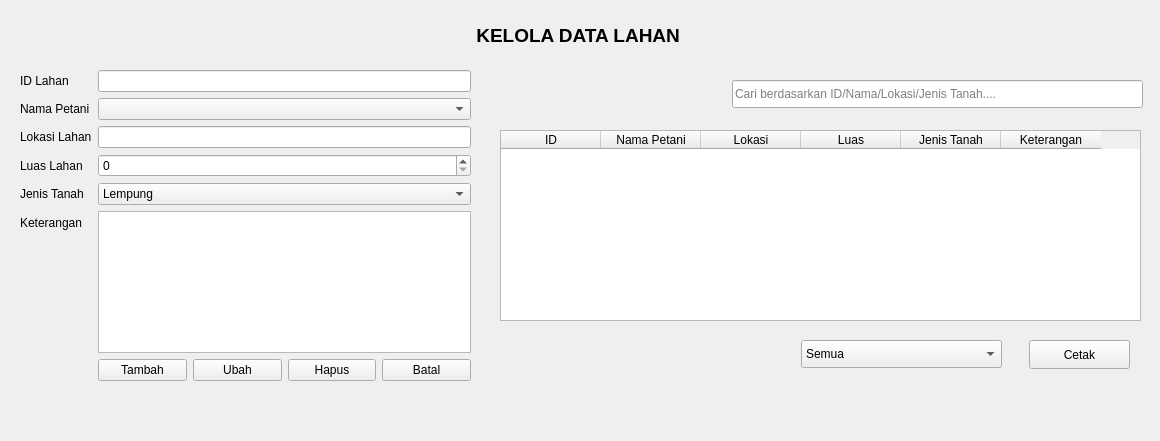
<?xml version="1.0" encoding="UTF-8"?>
<ui version="4.0">
 <class>Form</class>
 <widget class="QWidget" name="Form">
  <property name="geometry">
   <rect>
    <x>0</x>
    <y>0</y>
    <width>1160</width>
    <height>441</height>
   </rect>
  </property>
  <property name="windowTitle">
   <string>Form</string>
  </property>
  <widget class="QWidget" name="formLayoutWidget">
   <property name="geometry">
    <rect>
     <x>20</x>
     <y>70</y>
     <width>451</width>
     <height>311</height>
    </rect>
   </property>
   <layout class="QFormLayout" name="formLayout">
    <item row="0" column="0">
     <widget class="QLabel" name="iDLahanLabel">
      <property name="text">
       <string>ID Lahan</string>
      </property>
     </widget>
    </item>
    <item row="0" column="1">
     <widget class="QLineEdit" name="editId"/>
    </item>
    <item row="1" column="0">
     <widget class="QLabel" name="namaPetaniLabel">
      <property name="text">
       <string>Nama Petani</string>
      </property>
     </widget>
    </item>
    <item row="1" column="1">
     <widget class="QComboBox" name="CBPetani"/>
    </item>
    <item row="2" column="0">
     <widget class="QLabel" name="lokasiLahanLabel">
      <property name="text">
       <string>Lokasi Lahan</string>
      </property>
     </widget>
    </item>
    <item row="2" column="1">
     <widget class="QLineEdit" name="editLokasi"/>
    </item>
    <item row="3" column="0">
     <widget class="QLabel" name="luasLahanLabel">
      <property name="text">
       <string>Luas Lahan</string>
      </property>
     </widget>
    </item>
    <item row="3" column="1">
     <widget class="QSpinBox" name="SBLuas"/>
    </item>
    <item row="4" column="0">
     <widget class="QLabel" name="jenisTanahLabel">
      <property name="text">
       <string>Jenis Tanah</string>
      </property>
     </widget>
    </item>
    <item row="4" column="1">
     <widget class="QComboBox" name="CBJenis">
      <item>
       <property name="text">
        <string>Lempung</string>
       </property>
      </item>
      <item>
       <property name="text">
        <string>Gembur</string>
       </property>
      </item>
      <item>
       <property name="text">
        <string>Berpasir</string>
       </property>
      </item>
     </widget>
    </item>
    <item row="5" column="0">
     <widget class="QLabel" name="keteranganLabel">
      <property name="text">
       <string>Keterangan</string>
      </property>
     </widget>
    </item>
    <item row="5" column="1">
     <widget class="QTextEdit" name="editKet"/>
    </item>
    <item row="6" column="1">
     <layout class="QHBoxLayout" name="horizontalLayout">
      <item>
       <widget class="QPushButton" name="btnTambah">
        <property name="text">
         <string>Tambah</string>
        </property>
       </widget>
      </item>
      <item>
       <widget class="QPushButton" name="btnUbah">
        <property name="text">
         <string>Ubah</string>
        </property>
       </widget>
      </item>
      <item>
       <widget class="QPushButton" name="btnHapus">
        <property name="text">
         <string>Hapus</string>
        </property>
       </widget>
      </item>
      <item>
       <widget class="QPushButton" name="btnBatal">
        <property name="text">
         <string>Batal</string>
        </property>
       </widget>
      </item>
     </layout>
    </item>
   </layout>
  </widget>
  <widget class="QLabel" name="label">
   <property name="geometry">
    <rect>
     <x>60</x>
     <y>20</y>
     <width>1031</width>
     <height>31</height>
    </rect>
   </property>
   <property name="font">
    <font>
     <pointsize>14</pointsize>
     <bold>true</bold>
    </font>
   </property>
   <property name="text">
    <string> KELOLA DATA LAHAN</string>
   </property>
   <property name="alignment">
    <set>Qt::AlignmentFlag::AlignCenter</set>
   </property>
  </widget>
  <widget class="QTableWidget" name="tblLahan">
   <property name="geometry">
    <rect>
     <x>500</x>
     <y>130</y>
     <width>641</width>
     <height>191</height>
    </rect>
   </property>
   <column>
    <property name="text">
     <string>ID</string>
    </property>
   </column>
   <column>
    <property name="text">
     <string>Nama Petani</string>
    </property>
   </column>
   <column>
    <property name="text">
     <string>Lokasi</string>
    </property>
   </column>
   <column>
    <property name="text">
     <string>Luas</string>
    </property>
   </column>
   <column>
    <property name="text">
     <string>Jenis Tanah</string>
    </property>
   </column>
   <column>
    <property name="text">
     <string>Keterangan</string>
    </property>
   </column>
  </widget>
  <widget class="QComboBox" name="comboFilter">
   <property name="geometry">
    <rect>
     <x>801</x>
     <y>340</y>
     <width>201</width>
     <height>28</height>
    </rect>
   </property>
   <item>
    <property name="text">
     <string>Semua</string>
    </property>
   </item>
   <item>
    <property name="text">
     <string>Lempung</string>
    </property>
   </item>
   <item>
    <property name="text">
     <string>Gembur</string>
    </property>
   </item>
   <item>
    <property name="text">
     <string>Berpasir</string>
    </property>
   </item>
  </widget>
  <widget class="QLineEdit" name="lineCari">
   <property name="geometry">
    <rect>
     <x>732</x>
     <y>80</y>
     <width>411</width>
     <height>28</height>
    </rect>
   </property>
   <property name="placeholderText">
    <string>Cari berdasarkan ID/Nama/Lokasi/Jenis Tanah....</string>
   </property>
  </widget>
  <widget class="QPushButton" name="btnCetak">
   <property name="geometry">
    <rect>
     <x>1029</x>
     <y>340</y>
     <width>101</width>
     <height>29</height>
    </rect>
   </property>
   <property name="text">
    <string>Cetak</string>
   </property>
  </widget>
 </widget>
 <resources/>
 <connections/>
</ui>
